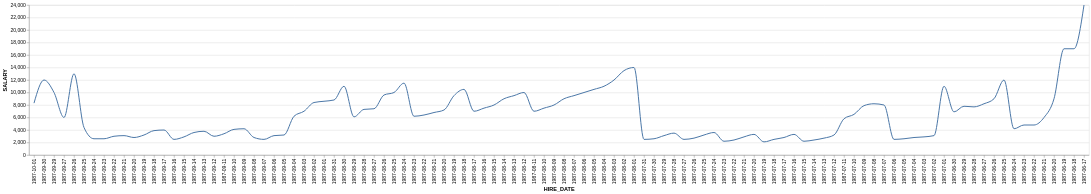

Source (Vega-Lite JSON):
### Vega-Lite specification from a JSON file in a GitHub repository (floating-point values rounded to 4 significant figures)
{"data": {"values": [{"x_data": "1987-10-01", "y_data": 8300}, {"x_data": "1987-09-30", "y_data": 12000}, {"x_data": "1987-09-29", "y_data": 10000}, {"x_data": "1987-09-27", "y_data": 6000}, {"x_data": "1987-09-26", "y_data": 13000}, {"x_data": "1987-09-25", "y_data": 4400}, {"x_data": "1987-09-24", "y_data": 2600}, {"x_data": "1987-09-23", "y_data": 2600}, {"x_data": "1987-09-22", "y_data": 3000}, {"x_data": "1987-09-21", "y_data": 3100}, {"x_data": "1987-09-20", "y_data": 2800}, {"x_data": "1987-09-19", "y_data": 3200}, {"x_data": "1987-09-18", "y_data": 3900}, {"x_data": "1987-09-17", "y_data": 4000}, {"x_data": "1987-09-16", "y_data": 2500}, {"x_data": "1987-09-15", "y_data": 2900}, {"x_data": "1987-09-14", "y_data": 3600}, {"x_data": "1987-09-13", "y_data": 3800}, {"x_data": "1987-09-12", "y_data": 3000}, {"x_data": "1987-09-11", "y_data": 3400}, {"x_data": "1987-09-10", "y_data": 4100}, {"x_data": "1987-09-09", "y_data": 4200}, {"x_data": "1987-09-08", "y_data": 2800}, {"x_data": "1987-09-07", "y_data": 2500}, {"x_data": "1987-09-06", "y_data": 3100}, {"x_data": "1987-09-05", "y_data": 3200}, {"x_data": "1987-09-04", "y_data": 6200}, {"x_data": "1987-09-03", "y_data": 7000}, {"x_data": "1987-09-02", "y_data": 8400}, {"x_data": "1987-09-01", "y_data": 8600}, {"x_data": "1987-08-31", "y_data": 8800}, {"x_data": "1987-08-30", "y_data": 11000}, {"x_data": "1987-08-29", "y_data": 6100}, {"x_data": "1987-08-28", "y_data": 7300}, {"x_data": "1987-08-27", "y_data": 7400}, {"x_data": "1987-08-26", "y_data": 9600}, {"x_data": "1987-08-25", "y_data": 10000}, {"x_data": "1987-08-24", "y_data": 11500}, {"x_data": "1987-08-23", "y_data": 6200}, {"x_data": "1987-08-22", "y_data": 6400}, {"x_data": "1987-08-21", "y_data": 6800}, {"x_data": "1987-08-20", "y_data": 7200}, {"x_data": "1987-08-19", "y_data": 9500}, {"x_data": "1987-08-18", "y_data": 10500}, {"x_data": "1987-08-17", "y_data": 7000}, {"x_data": "1987-08-16", "y_data": 7500}, {"x_data": "1987-08-15", "y_data": 8000}, {"x_data": "1987-08-14", "y_data": 9000}, {"x_data": "1987-08-13", "y_data": 9500}, {"x_data": "1987-08-12", "y_data": 10000}, {"x_data": "1987-08-11", "y_data": 7000}, {"x_data": "1987-08-10", "y_data": 7500}, {"x_data": "1987-08-09", "y_data": 8000}, {"x_data": "1987-08-08", "y_data": 9000}, {"x_data": "1987-08-07", "y_data": 9500}, {"x_data": "1987-08-06", "y_data": 10000}, {"x_data": "1987-08-05", "y_data": 10500}, {"x_data": "1987-08-04", "y_data": 11000}, {"x_data": "1987-08-03", "y_data": 12000}, {"x_data": "1987-08-02", "y_data": 13500}, {"x_data": "1987-08-01", "y_data": 14000}, {"x_data": "1987-07-31", "y_data": 2500}, {"x_data": "1987-07-30", "y_data": 2600}, {"x_data": "1987-07-29", "y_data": 3100}, {"x_data": "1987-07-28", "y_data": 3500}, {"x_data": "1987-07-27", "y_data": 2500}, {"x_data": "1987-07-26", "y_data": 2700}, {"x_data": "1987-07-25", "y_data": 3200}, {"x_data": "1987-07-24", "y_data": 3600}, {"x_data": "1987-07-23", "y_data": 2200}, {"x_data": "1987-07-22", "y_data": 2400}, {"x_data": "1987-07-21", "y_data": 2900}, {"x_data": "1987-07-20", "y_data": 3300}, {"x_data": "1987-07-19", "y_data": 2100}, {"x_data": "1987-07-18", "y_data": 2500}, {"x_data": "1987-07-17", "y_data": 2800}, {"x_data": "1987-07-16", "y_data": 3300}, {"x_data": "1987-07-15", "y_data": 2200}, {"x_data": "1987-07-14", "y_data": 2400}, {"x_data": "1987-07-13", "y_data": 2700}, {"x_data": "1987-07-12", "y_data": 3200}, {"x_data": "1987-07-11", "y_data": 5800}, {"x_data": "1987-07-10", "y_data": 6500}, {"x_data": "1987-07-09", "y_data": 7900}, {"x_data": "1987-07-08", "y_data": 8200}, {"x_data": "1987-07-07", "y_data": 8000}, {"x_data": "1987-07-06", "y_data": 2500}, {"x_data": "1987-07-05", "y_data": 2600}, {"x_data": "1987-07-04", "y_data": 2800}, {"x_data": "1987-07-03", "y_data": 2900}, {"x_data": "1987-07-02", "y_data": 3100}, {"x_data": "1987-07-01", "y_data": 11000}, {"x_data": "1987-06-30", "y_data": 6900}, {"x_data": "1987-06-29", "y_data": 7800}, {"x_data": "1987-06-28", "y_data": 7700}, {"x_data": "1987-06-27", "y_data": 8200}, {"x_data": "1987-06-26", "y_data": 9000}, {"x_data": "1987-06-25", "y_data": 12000}, {"x_data": "1987-06-24", "y_data": 4200}, {"x_data": "1987-06-23", "y_data": 4800}, {"x_data": "1987-06-22", "y_data": 4800}, {"x_data": "1987-06-21", "y_data": 6000}, {"x_data": "1987-06-20", "y_data": 9000}, {"x_data": "1987-06-19", "y_data": 17000}, {"x_data": "1987-06-18", "y_data": 17000}, {"x_data": "1987-06-17", "y_data": 24000}]}, "mark": {"type": "line", "interpolate": "monotone"}, "encoding": {"x": {"field": "x_data", "type": "nominal", "title": "HIRE_DATE", "sort": "descending"}, "y": {"field": "y_data", "type": "quantitative", "title": "SALARY"}}}
